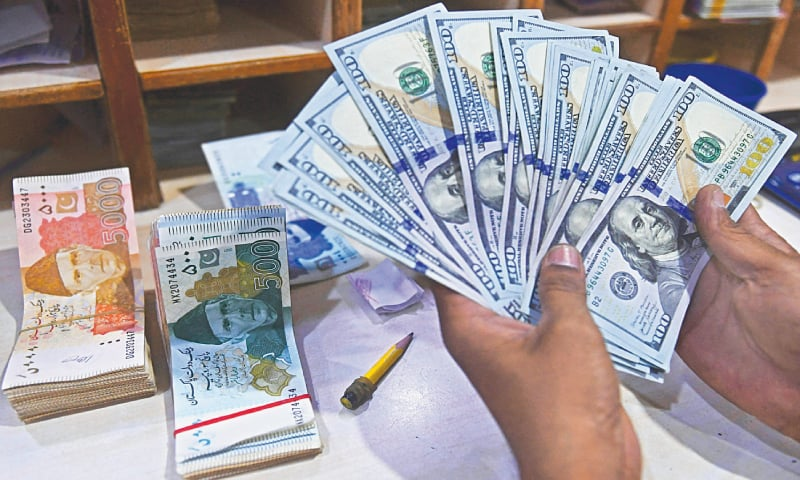
#> input picture 09_computer_vision/resources/image.jpg, 800 x 480 px, found by its file name
$ python 04_converting_img_into_bw.py
#> lines starting #> are read from the running program, lines starting #| are printed output that depends on the picture; after the words box and inside, x2 and y2 are one past the last pixel; in counts of white or black regions, pixels touching at a corner belong together
# Converting the image into Black and White

# Import the liberaries
import numpy as np
import cv2 as cv

# Read the image
img = cv.imread('09_computer_vision/resources/image.jpg')
#> img is the input picture: shape (480, 800, 3); mean B, G, R 157.6, 153.4, 159.9

# Conversion
gray_img = cv.cvtColor(img, cv.COLOR_BGR2GRAY)
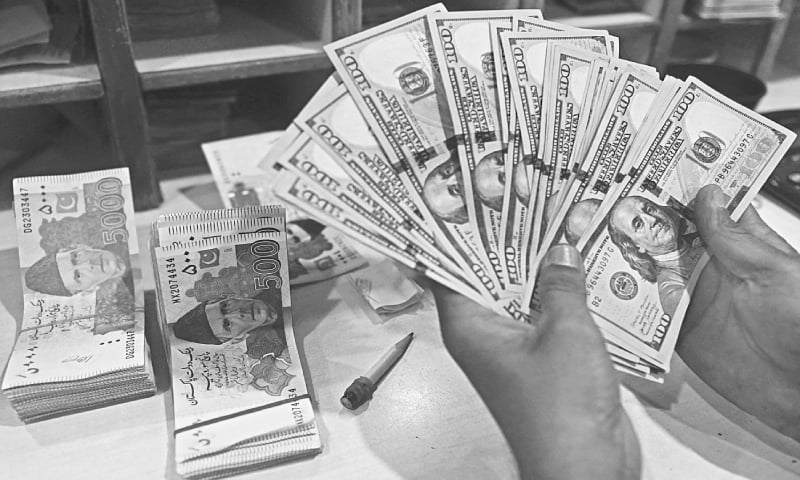
#> gray_img: shape (480, 800); min 4, max 255, mean 155.8

(thresh, binary) = cv.threshold(gray_img, 127, 255, cv.THRESH_BINARY)
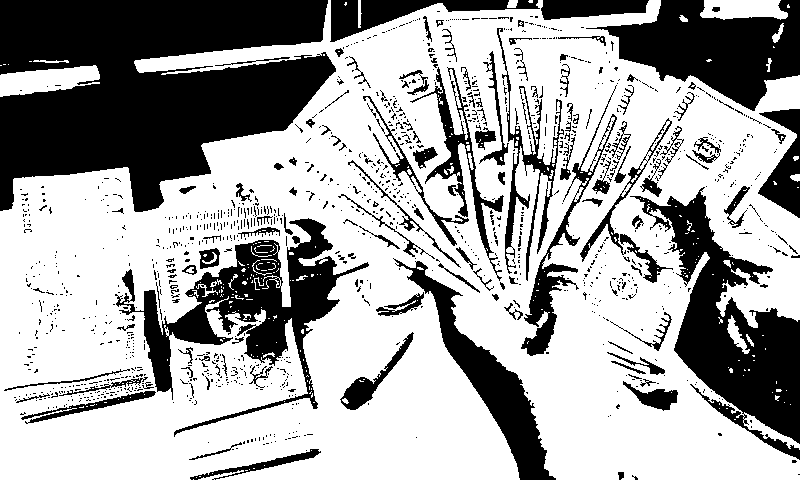
#> binary: shape (480, 800); 65.3% white; 1223 black regions (1082 under 20 px), largest, box (x1, y1, x2, y2) and area: (0, 0, 336, 212) 47499, (630, 187, 800, 460) 16867, (115, 218, 369, 437) 14120

# Show the images
cv.imshow("Original Image", img)
cv.imshow("Gray Image", gray_img)
cv.imshow("Black&White Image", binary)

# Delay code
cv.waitKey(0)
cv.destroyAllWindows()
